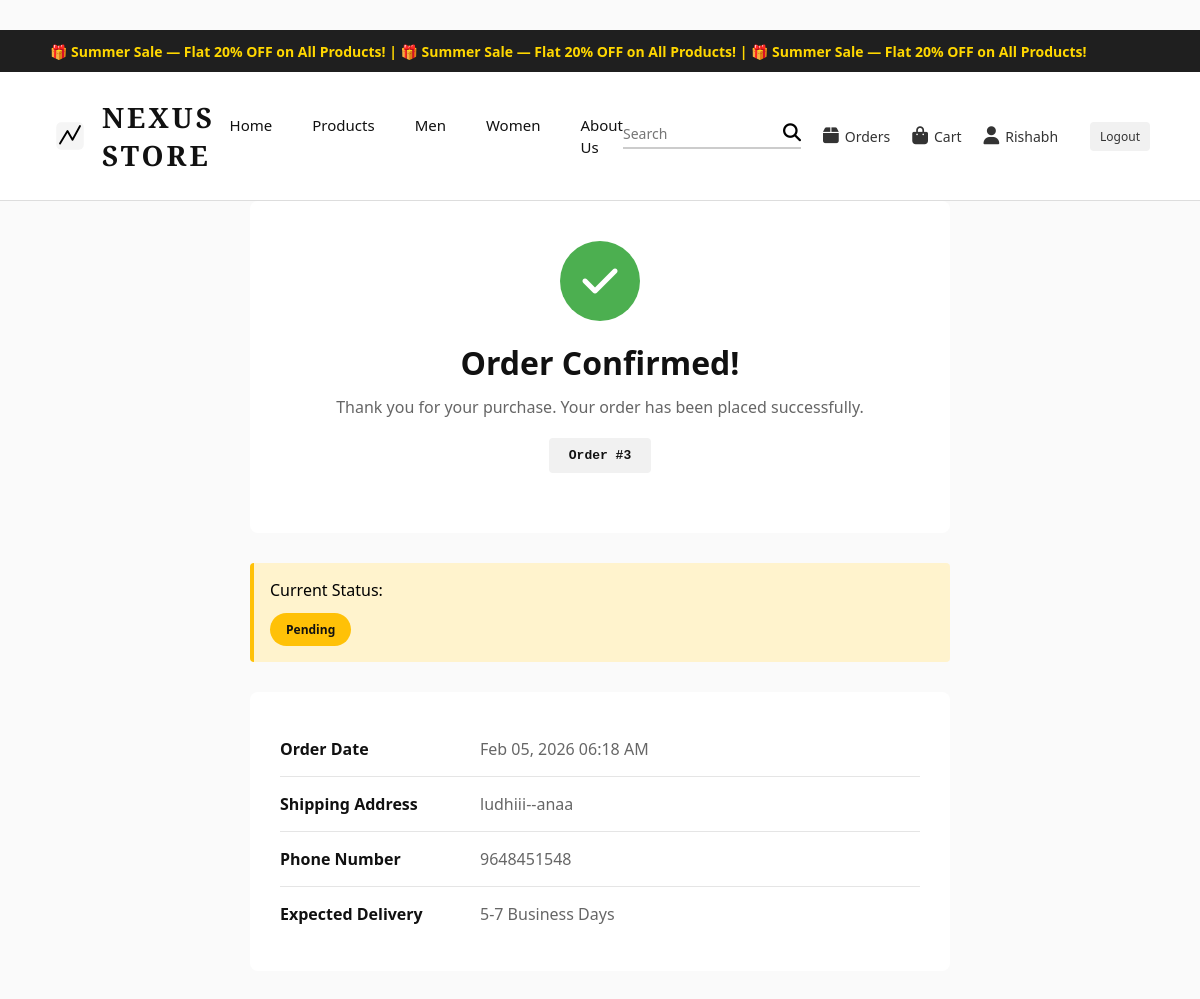
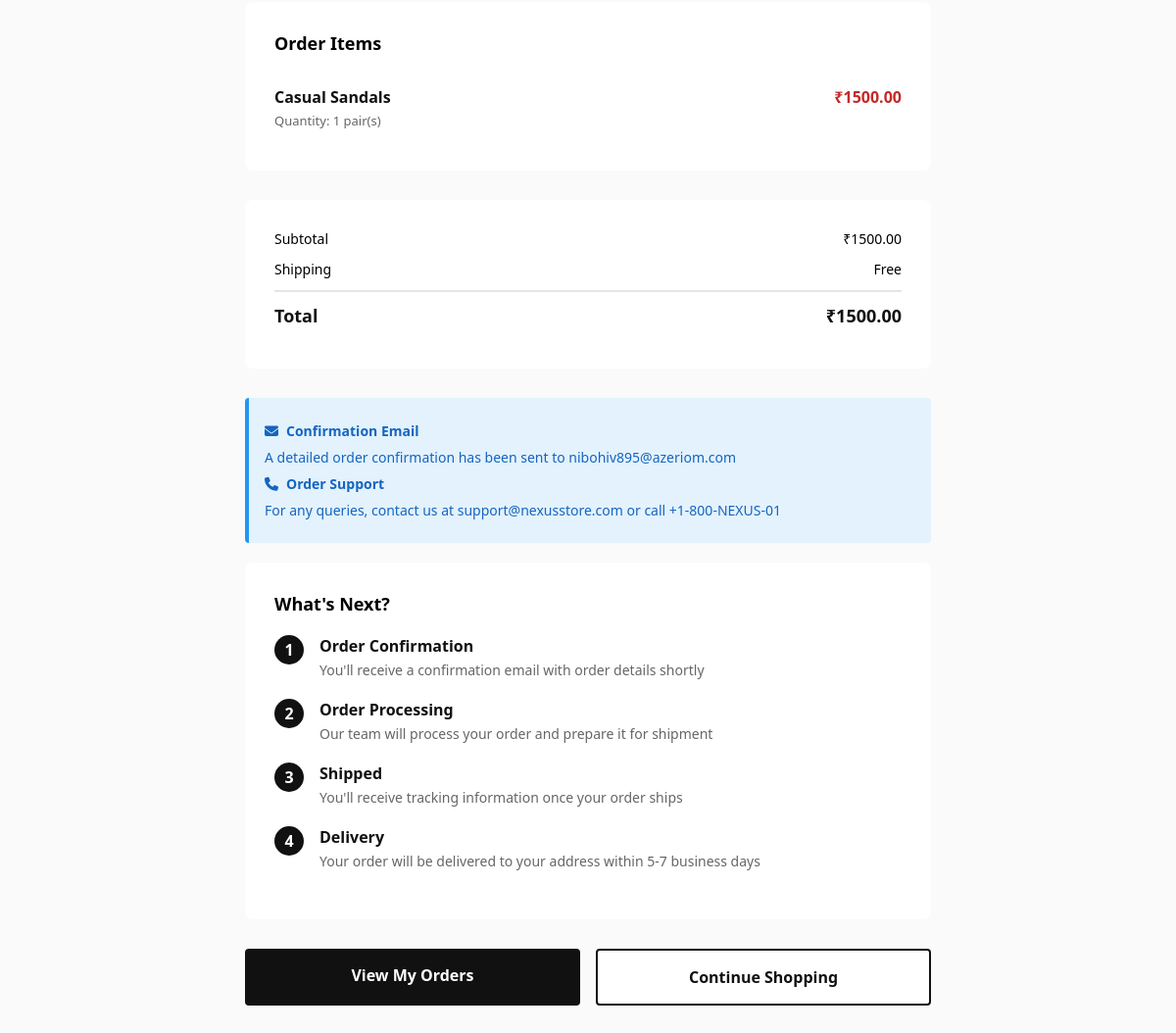
The page /order-confirmation/3/ (signed in) on the database its author committed (2 pictures, top to bottom).
### main/models.py (models this page shows, shortened)
class Order(models.Model):
    STATUS_CHOICES = [
        ('pending', 'Pending'),
        ('confirmed', 'Confirmed'),
        ('shipped', 'Shipped'),
        ('delivered', 'Delivered'),
        ('cancelled', 'Cancelled'),
    ]
    user = models.ForeignKey(User, on_delete=models.CASCADE, related_name='orders')
    total_price = models.DecimalField(max_digits=10, decimal_places=2)
    status = models.CharField(max_length=20, choices=STATUS_CHOICES, default='pending')
    shipping_address = models.TextField()
    phone = models.CharField(max_length=15)
    created_at = models.DateTimeField(auto_now_add=True)
    updated_at = models.DateTimeField(auto_now=True)
    class Meta:
        ordering = ['-created_at']

class OrderItem(models.Model):
    order = models.ForeignKey(Order, on_delete=models.CASCADE, related_name='items')
    product = models.ForeignKey(Product, on_delete=models.SET_NULL, null=True)
    quantity = models.IntegerField()
    price = models.DecimalField(max_digits=10, decimal_places=2)
    def get_item_total(self):
        return self.price * self.quantity

class Product(models.Model):
    name = models.CharField(max_length=200)
    category = models.ForeignKey(Category, on_delete=models.CASCADE, related_name='products')
    price = models.DecimalField(max_digits=10, decimal_places=2)
    description = models.TextField(blank=True, null=True)
    image = models.ImageField(upload_to='products/', blank=True, null=True)
    stock = models.IntegerField(default=0)
    created_at = models.DateTimeField(auto_now_add=True)
    updated_at = models.DateTimeField(auto_now=True)
    is_active = models.BooleanField(default=True)
    class Meta:
        ordering = ['-created_at']
        verbose_name_plural = "Products"

### main/views.py (the view)
# urls.py: path('order-confirmation/<int:order_id>/', views.order_confirmation, name='order_confirmation'),
@login_required(login_url='/login/')
def order_confirmation(request, order_id):
    order = get_object_or_404(Order, id=order_id, user=request.user)
    context = {
        'order': order,
        'order_items': order.items.all()
    }
    return render(request, 'order_confirmation.html', context)

### templates/order_confirmation.html (shortened to what this page needs)
{% include 'nav.html' %}
<!DOCTYPE html>
<html lang="en">
<head>
    <link href="https://cdnjs.cloudflare.com/ajax/libs/font-awesome/6.5.0/css/all.min.css" rel="stylesheet">
</head>
<body>
<div class="confirmation-container">
    <div class="confirmation-header">
        <div class="success-icon">
            <i class="fa fa-check"></i>
        </div>
        <h1 class="confirmation-title">Order Confirmed!</h1>
        <p class="confirmation-subtitle">Thank you for your purchase. Your order has been placed successfully.</p>
        <div class="order-number">Order #{{ order.id }}</div>
    </div>
    <div class="order-status">
        <p style="margin-bottom: 12px;">Current Status:</p>
        <span class="status-badge">{{ order.get_status_display }}</span>
    </div>
    <div class="order-details">
        <div class="detail-row">
            <div class="detail-label">Order Date</div>
            <div class="detail-value">{{ order.created_at|date:"M d, Y h:i A" }}</div>
        </div>
        <div class="detail-row">
            <div class="detail-label">Shipping Address</div>
            <div class="detail-value">{{ order.shipping_address }}</div>
        </div>
        <div class="detail-row">
            <div class="detail-label">Phone Number</div>
            <div class="detail-value">{{ order.phone }}</div>
        </div>
        <div class="detail-row">
            <div class="detail-label">Expected Delivery</div>
            <div class="detail-value">5-7 Business Days</div>
        </div>
    </div>
    <div class="order-items">
        <div class="items-title">Order Items</div>
        {% for item in order_items %}
            <div class="item-row">
                <div class="item-left">
                    <div class="item-name">{{ item.product.name }}</div>
                    <div class="item-qty">Quantity: {{ item.quantity }} pair(s)</div>
                </div>
                <div class="item-price">₹{{ item.get_item_total }}</div>
            </div>
        {% endfor %}
    </div>
    <div class="order-summary">
        <div class="summary-row">
            <span>Subtotal</span>
            <span>₹{{ order.total_price }}</span>
        </div>
        <div class="summary-row">
            <span>Shipping</span>
            <span>Free</span>
        </div>
        <div class="summary-row total">
            <span>Total</span>
            <span>₹{{ order.total_price }}</span>
        </div>
    </div>
    <div class="info-box">
        <p><strong><i class="fa fa-envelope" style="margin-right: 8px;"></i>Confirmation Email</strong></p>
        <p>A detailed order confirmation has been sent to {{ user.email }}</p>
        <p style="margin-bottom: 0;"><strong><i class="fa fa-phone" style="margin-right: 8px;"></i>Order Support</strong></p>
        <p>For any queries, contact us at support@nexusstore.com or call +1-800-NEXUS-01</p>
    </div>
    <div class="next-steps">
        <div class="steps-title">What's Next?</div>
        <div class="step">
            <div class="step-number">1</div>
            <div class="step-content">
                <div class="step-title">Order Confirmation</div>
                <div class="step-text">You'll receive a confirmation email with order details shortly</div>
            </div>
        </div>
        <div class="step">
            <div class="step-number">2</div>
            <div class="step-content">
                <div class="step-title">Order Processing</div>
                <div class="step-text">Our team will process your order and prepare it for shipment</div>
            </div>
        </div>
        <div class="step">
            <div class="step-number">3</div>
            <div class="step-content">
                <div class="step-title">Shipped</div>
                <div class="step-text">You'll receive tracking information once your order ships</div>
            </div>
        </div>
        <div class="step">
            <div class="step-number">4</div>
            <div class="step-content">
                <div class="step-title">Delivery</div>
                <div class="step-text">Your order will be delivered to your address within 5-7 business days</div>
            </div>
        </div>
    </div>
    <div class="action-buttons">
        <a href="{% url 'my_orders' %}" class="btn btn-primary">View My Orders</a>
        <a href="{% url 'products' %}" class="btn btn-secondary">Continue Shopping</a>
    </div>
</div>
</body>
</html>

### templates/nav.html (shortened to what this page needs)
{% load static %}
<!DOCTYPE html>
<html lang="en">
<head>
    <link href="https://cdnjs.cloudflare.com/ajax/libs/font-awesome/6.5.0/css/all.min.css" rel="stylesheet">
</head>
<body>
<div class="utility-bar">
    <div class="marquee-container">
        <span class="marquee-text">🎁 Summer Sale — Flat 20% OFF on All Products! | 🎁 Summer Sale — Flat 20% OFF on All Products! | 🎁 Summer Sale — Flat 20% OFF on All Products!</span>
    </div>
</div>
<nav class="navbar">
    <div class="logo">
        <div class="shoe-icon">
            <svg xmlns="http://www.w3.org/2000/svg" viewBox="0 0 64 64" width="50" height="50">
                <rect x="10" y="10" width="44" height="44" rx="8" fill="#f5f5f5"/>
                <path d="M16 44 L28 24 L36 38 L48 16" stroke="#000000" stroke-width="3" stroke-linecap="round" stroke-linejoin="round" fill="none"/>
            </svg>
        </div>
        NEXUS STORE
    </div>
    <ul class="nav-links">
        <li><a href="{% url 'home' %}">Home</a></li>
        <li><a href="{% url 'products' %}">Products</a></li>
        <li>
            <a href="#">Men</a>
        </li>
        <li>
            <a href="#">Women</a>
        </li>
        <li><a href="{% url 'aboutus' %}">About Us</a></li>
    </ul>
    <div class="nav-actions">
        <div class="search-box">
            <input type="text" placeholder="Search">
            <i class="fa fa-search"></i>
        </div>
        {% if user.is_authenticated %}
            <a href="{% url 'my_orders' %}" style="text-decoration: none; color: #333; font-size: 14px; display: flex; align-items: center; gap: 6px;">
                <i class="fa fa-box" style="font-size:18px"></i>
                <span>Orders</span>
            </a>
            <a href="{% url 'view_cart' %}" style="text-decoration: none; color: #333; font-size: 14px; display: flex; align-items: center; gap: 6px;">
                <i class="fa fa-shopping-bag" style="font-size:18px"></i>
                <span>Cart</span>
            </a>
            <a href="/login/" style="text-decoration: none; color: #333; font-size: 14px; display: flex; align-items: center; gap: 6px;">
                <i class="fa fa-user" style="font-size:18px"></i>
                <span>{{ user.first_name }}</span>
            </a>
            <a href="/logout/" style="text-decoration: none; color: #333; font-size: 12px; margin-left: 10px; padding: 6px 10px; background: #f1f1f1; border-radius: 4px;">
                Logout
            </a>
        {% else %}
            <button onclick="openLoginModal()" style="background: none; border: none; text-decoration: none; color: #333; font-size: 14px; display: flex; align-items: center; gap: 6px; cursor: pointer;">
                <i class="fa fa-user" style="font-size:18px"></i>
                <span>Account</span>
            </button>
        {% endif %}
    </div>
</nav>
</body>
</html>

### templates/nav.html (style rules this page uses)
* { margin: 0; padding: 0; box-sizing: border-box; font-family: "Segoe UI", sans-serif; }
body { background: #fafafa; }
.utility-bar { height: 42px; background: #1f1f1f; color: #eee; display: flex; align-items: center; justify-content: center; padding: 0 50px; font-size: 14px; overflow: hidden; position: relative; }
.marquee-container { display: flex; width: 100%; animation: marquee 15s linear infinite; }
.marquee-text { white-space: nowrap; font-weight: 600; color: #ffd700; }
.navbar { background: #ffffff; padding: 26px 50px; display: flex; align-items: center; justify-content: space-between; border-bottom: 1px solid #ddd; position: relative; }
.logo { font-size: 28px; letter-spacing: 3px; font-weight: 700; color: #111; cursor: pointer; font-family: 'Playfair Display', serif; display: flex; align-items: center; gap: 12px; }
.shoe-icon { width: 40px; height: 40px; display: flex; align-items: center; justify-content: center; animation: shoeGlow 2.5s ease-in-out infinite, shoePulse 1.5s ease-in-out infinite; }
.shoe-icon svg { fill: #4caf50; transition: 0.3s; }
.nav-links { list-style: none; display: flex; gap: 40px; }
.nav-links li { position: relative; }
.nav-links a { text-decoration: none; color: #111; font-size: 15px; font-weight: 500; padding-bottom: 6px; }
.nav-links a::after { content: ""; position: absolute; width: 0; height: 2px; background: #111; left: 0; bottom: -6px; transition: 0.3s; }
.nav-actions { display: flex; align-items: center; gap: 22px; font-size: 18px; }
.search-box { display: flex; align-items: center; border-bottom: 2px solid #ccc; padding-bottom: 4px; }
.search-box input { border: none; outline: none; background: none; width: 160px; font-size: 14px; }

### rows shown on the page
Order: id "3", status "Pending", created_at "Feb 05, 2026 06:18 AM", shipping_address "ludhiii--anaa", phone "9648451548", total_price "1500.00"
OrderItem: product.name "Casual Sandals", quantity "1", get_item_total "1500.00"

### other values the page prints
{{ user.first_name }} "Rishabh"
{{ user.email }} "nibohiv895@azeriom.com"
